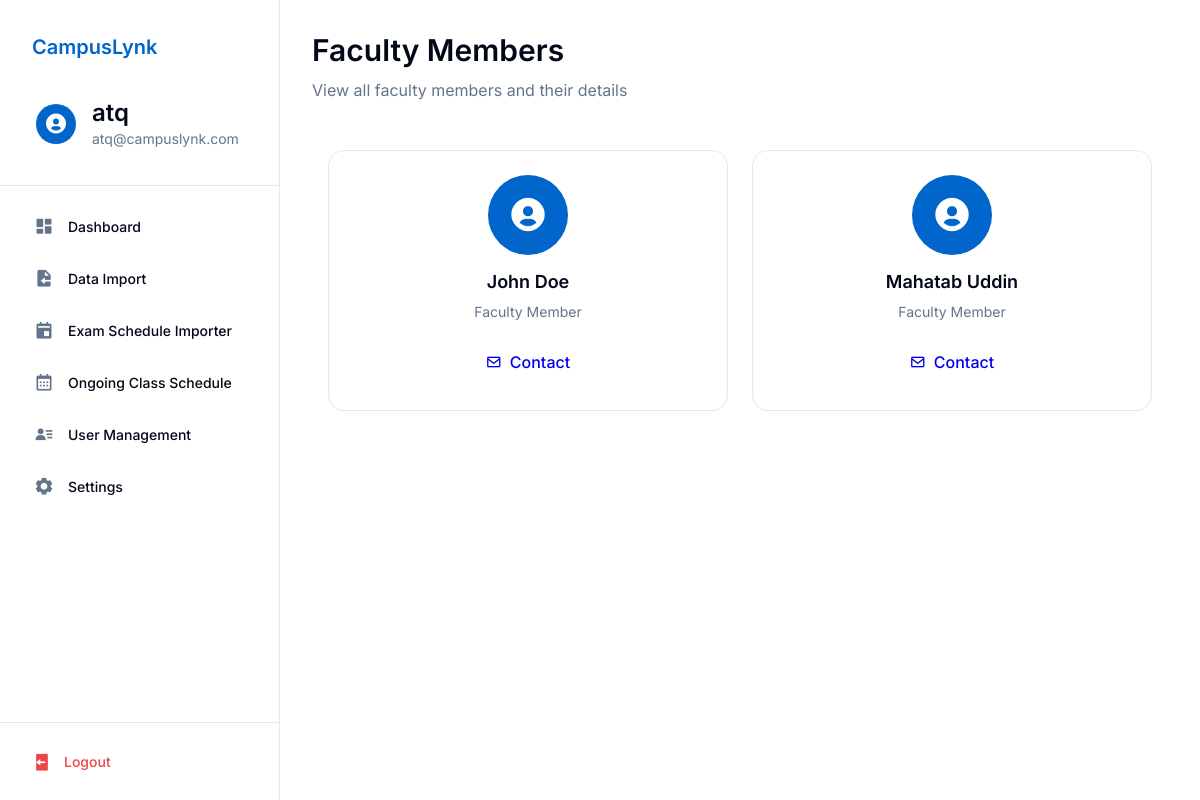
/faculty.php (signed in), run on the app's committed database.
### tables this page shows
CREATE TABLE `users` (
  `id` int(11) NOT NULL,
  `username` varchar(255) NOT NULL,
  `email` varchar(255) NOT NULL,
  `password` varchar(255) NOT NULL,
  `role` enum('student','faculty','admin') NOT NULL,
  `name` varchar(255) NOT NULL
);

CREATE TABLE `faculty` (
  `id` int(11) NOT NULL,
  `name` varchar(255) NOT NULL,
  `email` varchar(255) NOT NULL,
  `department` varchar(255) DEFAULT NULL
);

### faculty.php (the view, shortened to what this page needs)
<?php
try {
    $database = new Database();
    $db = $database->getConnection();
    $query = $db->prepare("SELECT * FROM faculty");
    $query->execute();
    $facultyList = $query->fetchAll(PDO::FETCH_ASSOC);
} catch (PDOException $e) {
    $facultyList = [];
    $error = "Database Error: " . htmlspecialchars($e->getMessage());
}
?>
<!DOCTYPE html>
<html lang="en">
<head>
    <link href='https://unpkg.com/boxicons@2.1.4/css/boxicons.min.css' rel='stylesheet'>
    <link rel="stylesheet" href="css/base.css">
    <link rel="stylesheet" href="css/layout.css">
    <link rel="stylesheet" href="css/components.css">
    <link rel="stylesheet" href="css/faculty.css">
</head>
<body>
    <?php include 'sidebar.php'; ?>
    <main class="main-content">
        <section class="welcome-section">
            <h1>Faculty Members</h1>
            <p class="text-muted">View all faculty members and their details</p>
        </section>
        <div class="faculty-grid">
            <?php if (!empty($facultyList)): ?>
                <?php foreach ($facultyList as $faculty): ?>
                    <div class="faculty-card">
                        <div class="faculty-avatar">
                            <i class='bx bxs-user-circle'></i>
                        </div>
                        <h3 class="faculty-name"><?php echo htmlspecialchars($faculty['name']); ?></h3>
                        <p class="faculty-title"><?php echo htmlspecialchars($faculty['profession'] ?? 'Faculty Member'); ?></p>
                        <div class="faculty-contact">
                            <a href="mailto:<?php echo htmlspecialchars($faculty['email']); ?>" class="btn btn-outline btn-sm">
                                <i class='bx bx-envelope'></i>
                                Contact
                            </a>
                        </div>
                    </div>
                <?php endforeach; ?>
            <?php endif; ?>
        </div>
    </main>
</body>
</html>

### sidebar.php (shortened to what this page needs)
<?php
try {
    $sidebar_database = new Database();
    $sidebar_db = $sidebar_database->getConnection();
    $sidebar_query = $sidebar_db->prepare("SELECT * FROM users WHERE email = ?");
    $sidebar_query->execute([$_SESSION['useremail']]);
    $sidebar_user = $sidebar_query->fetch(PDO::FETCH_ASSOC);
} catch (PDOException $e) {
    header("Location: login.php?error=Database Error: " . urlencode($e->getMessage()));
    exit();
}
$current_page = basename($_SERVER['PHP_SELF']);
$role = $sidebar_user['role'];
?>
<link href='https://unpkg.com/boxicons@2.1.4/css/boxicons.min.css' rel='stylesheet'>
<aside class="sidebar">
    <div class="sidebar-header">
        <div class="logo-and-title-div">
            <a href="<?php echo $role === 'faculty' ? 'faculty_dashboard.php' : ($role === 'admin' ? 'admin_dashboard.php' : 'dashboard.php'); ?>" class="navbar-brand">CampusLynk</a>
        </div>
        <a href="<?php echo $role === 'faculty' ? 'faculty_dashboard.php' : ($role === 'admin' ? 'admin_dashboard.php' : 'profile.php'); ?>" class="user-info">
            <div class="user-avatar">
                <i class='bx bxs-user-circle'></i>
            </div>
            <div class="user-details">
                <h3 class="user-name"><?php echo htmlspecialchars($sidebar_user['name']); ?></h3>
                <p class="user-email"><?php echo htmlspecialchars($sidebar_user['email']); ?></p>
            </div>
        </a>
    </div>
    <div class="sidebar-content">
        <ul class="nav-links">
            <?php if ($role === 'admin'): ?>
                <li>
                    <a href="admin_dashboard.php" class="nav-link <?php echo $current_page === 'admin_dashboard.php' ? 'active' : ''; ?>">
                        <i class='bx bxs-dashboard'></i>
                        <span>Dashboard</span>
                    </a>
                </li>
                <li>
                    <a href="admin_dataimport.php" class="nav-link <?php echo $current_page === 'admin_dataimport.php' ? 'active' : ''; ?>">
                        <i class='bx bxs-file-import'></i>
                        <span>Data Import</span>
                    </a>
                </li>
                <li>
                    <a href="admin_exam_import.php" class="nav-link <?php echo $current_page === 'admin_exam_import.php' ? 'active' : ''; ?>">
                        <i class='bx bxs-calendar-event'></i>
                        <span>Exam Schedule Importer</span>
                    </a>
                </li>
                <li>
                    <a href="admin_class_schedule.php" class="nav-link <?php echo $current_page === 'admin_class_schedule.php' ? 'active' : ''; ?>">
                        <i class='bx bx-calendar'></i>
                        <span>Ongoing Class Schedule</span>
                    </a>
                </li>
                <li>
                    <a href="admin_users.php" class="nav-link <?php echo $current_page === 'admin_users.php' ? 'active' : ''; ?>">
                        <i class='bx bxs-user-detail'></i>
                        <span>User Management</span>
                    </a>
                </li>
                <li>
                    <a href="admin_settings.php" class="nav-link <?php echo $current_page === 'admin_settings.php' ? 'active' : ''; ?>">
                        <i class='bx bxs-cog'></i>
                        <span>Settings</span>
                    </a>
                </li>
            <?php endif; ?>
        </ul>
    </div>
    <div class="sidebar-footer">
        <a href="<?php echo $role === 'admin' ? 'admin_logout.php' : 'logout.php'; ?>" class="logout-btn">
            <i class='bx bxs-log-out'></i>
            <span>Logout</span>
        </a>
    </div>
</aside>

### css/base.css (style rules this page uses)
:root { --background: #ffffff; --foreground: #020817; --card: #ffffff; --card-foreground: #020817; --popover: #ffffff; --popover-foreground: #020817; --primary: #0066cc; --primary-foreground: #ffffff; --secondary: #f1f5f9; --secondary-foreground: #0f172a; --muted: #f1f5f9; --muted-foreground: #64748b; --accent: #f1f5f9; --accent-foreground: #0f172a; --destructive: #ef4444; --destructive-foreground: #ffffff; --success: #16a34a; --success-foreground: #ffffff; --border: #e2e8f0; --input: #e2e8f0; --ring: #0066cc; --spacing-1: 0.25rem; --spacing-2: 0.5rem; --spacing-3: 0.75rem; --spacing-4: 1rem; --spacing-5: 1.25rem; --spacing-6: 1.5rem; --spacing-8: 2rem; --spacing-10: 2.5rem; --spacing-12: 3rem; --radius-sm: 0.125rem; --radius: 0.5rem; --radius-md: 0.75rem; --radius-lg: 1rem; --shadow-sm: 0 1px 2px rgba(0, 0, 0, 0.05); --shadow: 0 1px 3px rgba(0, 0, 0, 0.1), 0 1px 2px rgba(0, 0, 0, 0.06); --shadow-md: 0 4px 6px -1px rgba(0, 0, 0, 0.1), 0 2px 4px -1px rgba(0, 0, 0, 0.06); --shadow-lg: 0 10px 15px -3px rgba(0, 0, 0, 0.1), 0 4px 6px -2px rgba(0, 0, 0, 0.05); }
* { margin: 0; padding: 0; box-sizing: border-box; font-family: 'Inter', sans-serif; }
body { background-color: var(--background); color: var(--foreground); line-height: 1.5; }
h1, h2, h3, h4, h5, h6 { font-weight: 600; line-height: 1.25; margin-bottom: var(--spacing-4); }
h1 { font-size: 2.25rem; }
h3 { font-size: 1.5rem; }
.text-muted { color: var(--muted-foreground); }
.main-content { margin-left: 280px; padding: 2rem; min-height: 100vh; background-color: var(--background); }

### css/layout.css (style rules this page uses)
:root { --sidebar-width: 280px; }
.main-content { margin-left: var(--sidebar-width); padding: 2rem; min-height: 100vh; background: var(--background); }
.sidebar { width: var(--sidebar-width); height: 100vh; background-color: var(--background); border-right: 1px solid var(--border); display: flex; flex-direction: column; position: fixed; left: 0; top: 0; z-index: 1000; overflow-y: auto; }
.sidebar-header { padding: 1.5rem; border-bottom: 1px solid var(--border); display: flex; flex-direction: column; gap: 1rem; background: var(--background); }
.logo-and-title-div { display: flex; align-items: center; gap: 0.75rem; text-decoration: none; padding: 0.5rem; border-radius: var(--radius); transition: background-color 0.2s; }
.navbar-brand { color: var(--primary); font-size: 1.25rem; font-weight: 600; text-decoration: none; }
.user-info { display: flex; align-items: center; gap: 1rem; padding: 0.75rem; border-radius: var(--radius); transition: background-color 0.2s; text-decoration: none; }
.user-avatar { width: 40px; height: 40px; border-radius: 50%; background: var(--primary); display: flex; align-items: center; justify-content: center; flex-shrink: 0; }
.user-avatar i { font-size: 1.5rem; color: var(--primary-foreground); }
.user-details { flex: 1; min-width: 0; }
.user-name { font-weight: 600; color: var(--foreground); margin: 0; white-space: nowrap; overflow: hidden; text-overflow: ellipsis; }
.user-email { font-size: 0.875rem; color: var(--muted-foreground); margin: 0; white-space: nowrap; overflow: hidden; text-overflow: ellipsis; }
.sidebar-content { flex: 1; display: flex; flex-direction: column; padding: 1rem 0; }
.nav-links { list-style: none; padding: 0 1rem; margin: 0; }
.nav-links li { margin-bottom: 0.25rem; }
.nav-link { display: flex; align-items: center; gap: 0.75rem; padding: 0.75rem 1rem; color: var(--foreground); text-decoration: none; border-radius: var(--radius); transition: all 0.2s; font-size: 0.875rem; font-weight: 500; }
.nav-link i { font-size: 1.25rem; width: 1.5rem; height: 1.5rem; display: inline-flex; align-items: center; justify-content: center; color: var(--muted-foreground); }
.sidebar-footer { padding: 1rem; border-top: 1px solid var(--border); background: var(--background); }
.logout-btn { display: flex; align-items: center; gap: 0.75rem; padding: 0.75rem 1rem; width: 100%; color: var(--destructive); text-decoration: none; border-radius: var(--radius); transition: all 0.2s; font-size: 0.875rem; font-weight: 500; }
.logout-btn i { font-size: 1.25rem; }
.welcome-section { margin-bottom: 2rem; }
.welcome-section h1 { font-size: 1.875rem; font-weight: 600; color: var(--foreground); margin-bottom: 0.5rem; }

### css/components.css (style rules this page uses)
.btn { display: inline-flex; align-items: center; justify-content: center; padding: 0.75rem 1.5rem; border-radius: var(--radius); font-weight: 500; text-decoration: none; border: none; cursor: pointer; transition: background-color 0.2s; }

### data on the page
users: name "atq", email "atq@campuslynk.com"
faculty: name "John Doe", profession "Faculty Member"
faculty: name "Mahatab Uddin", profession "Faculty Member"
